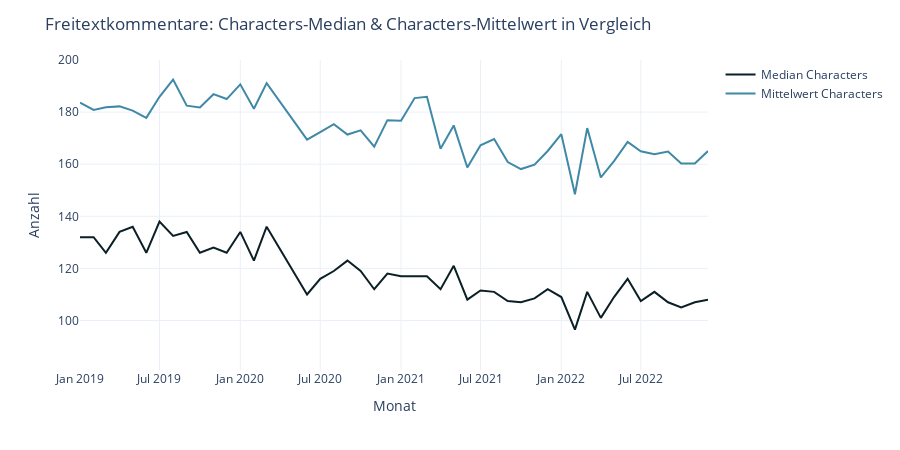

Notebook cell for this chart:
### Code cell
fig = px.line(df_text_character_counts_month,
              x="yearmonth",
              y=['Median Characters','Mittelwert Characters'],
              color_discrete_sequence=color_discrete_sequence,
              template=template)
fig.update_layout(
    title="Freitextkommentare: Characters-Median & Characters-Mittelwert in Vergleich",
    yaxis_title='Anzahl',
    xaxis_title='Monat',
    width=900, 
    height=450,
    legend_title="")
fig.update_traces(line_width=2)
fig.update_yaxes(range=(81,200))



fig.show()

pio.write_image(fig,"../../exports/images/fig-Characters-median-mittelwert.svg") #save fig as svg

### Figure 1 — Plotly figure (JSON) as saved in the notebook; plotly's stock layout.template omitted (floating-point values rounded to 4 significant figures)
{"data": [{"hovertemplate": "variable=Median Characters<br>yearmonth=%{x}<br>value=%{y}<extra></extra>", "legendgroup": "Median Characters", "line": {"color": "#0B1F26", "dash": "solid", "width": 2}, "marker": {"symbol": "circle"}, "mode": "lines", "name": "Median Characters", "orientation": "v", "showlegend": true, "type": "scatter", "x": ["2019-01-01T00:00:00", "2019-02-01T00:00:00", "2019-03-01T00:00:00", "2019-04-01T00:00:00", "2019-05-01T00:00:00", "2019-06-01T00:00:00", "2019-07-01T00:00:00", "2019-08-01T00:00:00", "2019-09-01T00:00:00", "2019-10-01T00:00:00", "2019-11-01T00:00:00", "2019-12-01T00:00:00", "2020-01-01T00:00:00", "2020-02-01T00:00:00", "2020-03-01T00:00:00", "2020-06-01T00:00:00", "2020-07-01T00:00:00", "2020-08-01T00:00:00", "2020-09-01T00:00:00", "2020-10-01T00:00:00", "2020-11-01T00:00:00", "2020-12-01T00:00:00", "2021-01-01T00:00:00", "2021-02-01T00:00:00", "2021-03-01T00:00:00", "2021-04-01T00:00:00", "2021-05-01T00:00:00", "2021-06-01T00:00:00", "2021-07-01T00:00:00", "2021-08-01T00:00:00", "2021-09-01T00:00:00", "2021-10-01T00:00:00", "2021-11-01T00:00:00", "2021-12-01T00:00:00", "2022-01-01T00:00:00", "2022-02-01T00:00:00", "2022-03-01T00:00:00", "2022-04-01T00:00:00", "2022-05-01T00:00:00", "2022-06-01T00:00:00", "2022-07-01T00:00:00", "2022-08-01T00:00:00", "2022-09-01T00:00:00", "2022-10-01T00:00:00", "2022-11-01T00:00:00", "2022-12-01T00:00:00"], "xaxis": "x", "y": [132, 132, 126, 134, 136, 126, 138, 132.5, 134, 126, 128, 126, 134, 123, 136, 110, 116, 119, 123, 119, 112, 118, 117, 117, 117, 112, 121, 108, 111.5, 111, 107.5, 107, 108.5, 112, 109, 96.5, 111, 101, 109, 116, 107.5, 111, 107, 105, 107, 108], "yaxis": "y"}, {"hovertemplate": "variable=Mittelwert Characters<br>yearmonth=%{x}<br>value=%{y}<extra></extra>", "legendgroup": "Mittelwert Characters", "line": {"color": "#3F89A6", "dash": "solid", "width": 2}, "marker": {"symbol": "circle"}, "mode": "lines", "name": "Mittelwert Characters", "orientation": "v", "showlegend": true, "type": "scatter", "x": ["2019-01-01T00:00:00", "2019-02-01T00:00:00", "2019-03-01T00:00:00", "2019-04-01T00:00:00", "2019-05-01T00:00:00", "2019-06-01T00:00:00", "2019-07-01T00:00:00", "2019-08-01T00:00:00", "2019-09-01T00:00:00", "2019-10-01T00:00:00", "2019-11-01T00:00:00", "2019-12-01T00:00:00", "2020-01-01T00:00:00", "2020-02-01T00:00:00", "2020-03-01T00:00:00", "2020-06-01T00:00:00", "2020-07-01T00:00:00", "2020-08-01T00:00:00", "2020-09-01T00:00:00", "2020-10-01T00:00:00", "2020-11-01T00:00:00", "2020-12-01T00:00:00", "2021-01-01T00:00:00", "2021-02-01T00:00:00", "2021-03-01T00:00:00", "2021-04-01T00:00:00", "2021-05-01T00:00:00", "2021-06-01T00:00:00", "2021-07-01T00:00:00", "2021-08-01T00:00:00", "2021-09-01T00:00:00", "2021-10-01T00:00:00", "2021-11-01T00:00:00", "2021-12-01T00:00:00", "2022-01-01T00:00:00", "2022-02-01T00:00:00", "2022-03-01T00:00:00", "2022-04-01T00:00:00", "2022-05-01T00:00:00", "2022-06-01T00:00:00", "2022-07-01T00:00:00", "2022-08-01T00:00:00", "2022-09-01T00:00:00", "2022-10-01T00:00:00", "2022-11-01T00:00:00", "2022-12-01T00:00:00"], "xaxis": "x", "y": [183.6, 180.8, 181.9, 182.2, 180.6, 177.8, 185.9, 192.5, 182.5, 181.8, 186.9, 185.0, 190.6, 181.3, 191.1, 169.4, 172.3, 175.4, 171.4, 173.0, 166.7, 176.9, 176.7, 185.4, 185.9, 165.9, 174.9, 158.7, 167.3, 169.7, 160.8, 158.1, 159.8, 165.1, 171.5, 148.5, 173.9, 154.9, 161.2, 168.6, 165.0, 163.8, 164.8, 160.3, 160.3, 165.1], "yaxis": "y"}], "layout": {"height": 450, "legend": {"title": {"text": ""}, "tracegroupgap": 0}, "margin": {"t": 60}, "title": {"text": "Freitextkommentare: Characters-Median & Characters-Mittelwert in Vergleich"}, "width": 900, "xaxis": {"anchor": "y", "domain": [0, 1], "title": {"text": "Monat"}}, "yaxis": {"anchor": "x", "domain": [0, 1], "range": [81, 200], "title": {"text": "Anzahl"}}}}
